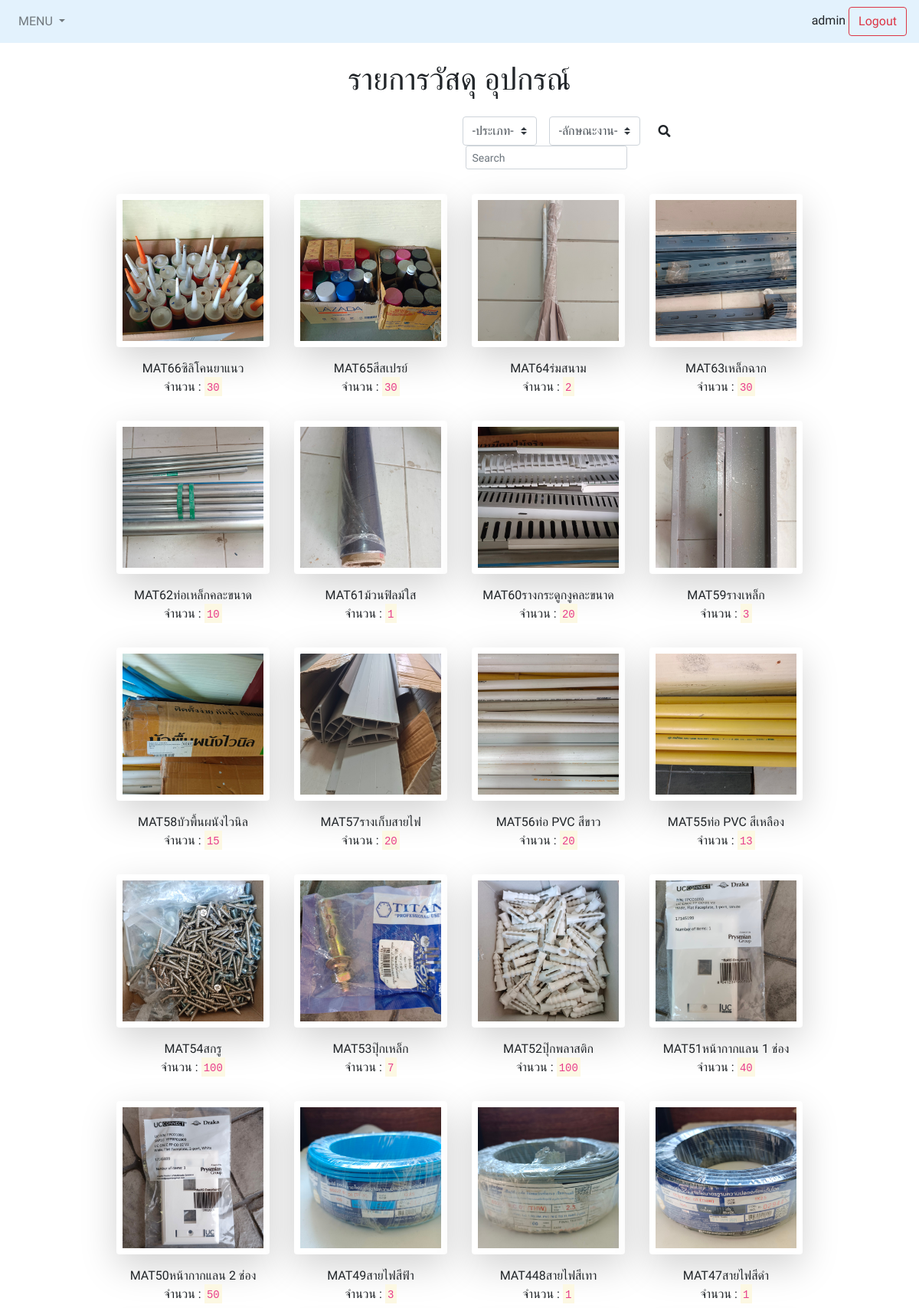
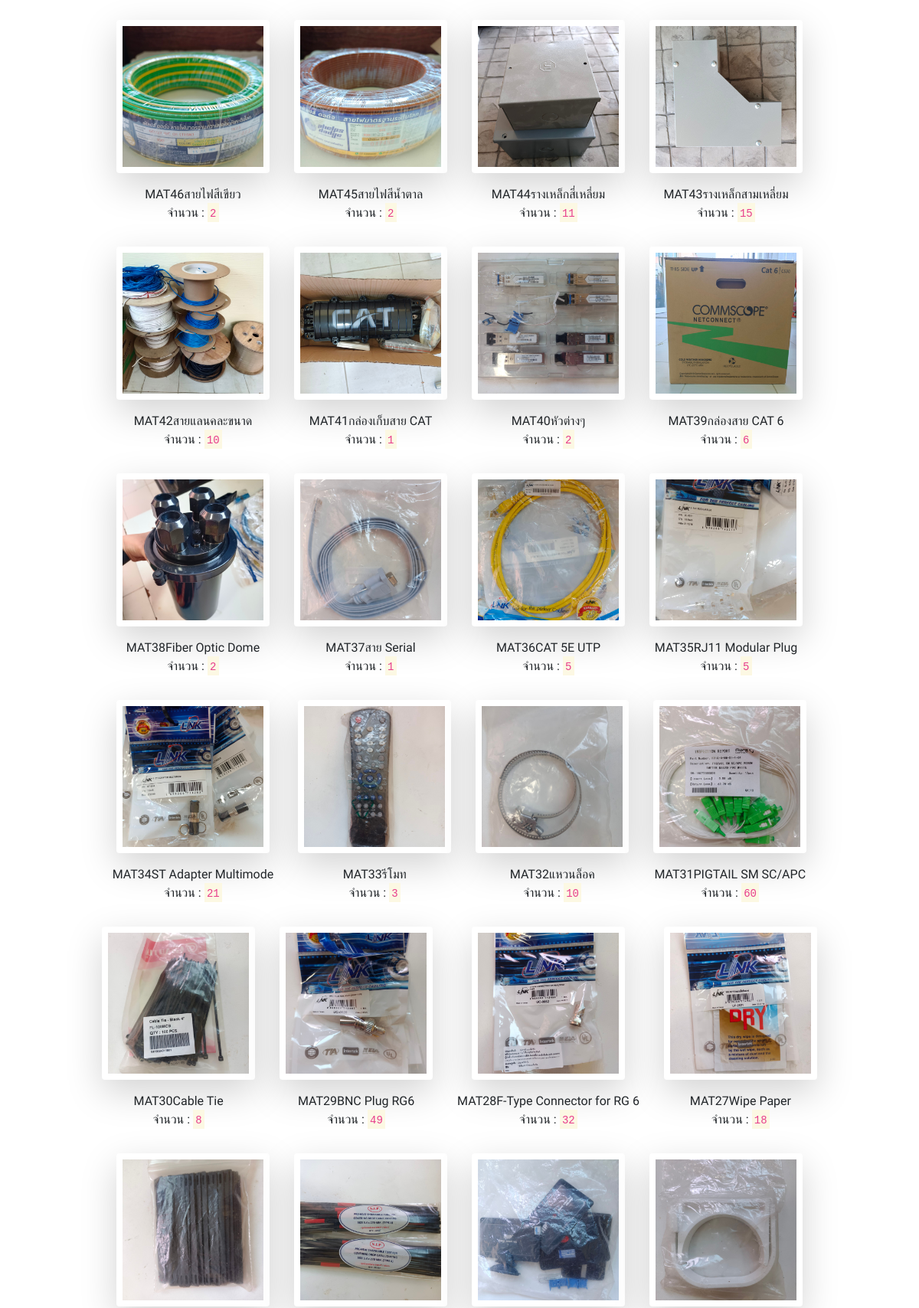
/main (signed in, upper part), run on the app's committed database (2 pictures, top to bottom).
### storage_tns_app/models.py (models this page shows, shortened)
class storage(models.Model):
    order = models.AutoField(auto_created=True, primary_key=True) #mat001 #tns001
    Masterkey = models.CharField(max_length=50,blank=True)
    Name = models.CharField(max_length=50,blank=True)
    Brand = models.CharField(max_length=50, blank=True)
    Type = models.CharField(max_length=50, blank=True)
    Category = models.CharField(max_length=50, blank=True)
    Amount = models.IntegerField()
    Picture = models.ImageField(upload_to='storage', blank=True)

### storage_tns_app/views.py (the view)
# urls.py: re_path(r'^main$',main,name='main'),
def main(request):
    user = request.session.get('user')
    if(user == None):
        return redirect('login')
    searchBox = storage.objects.all()
    categorySearch = categoryDB.objects.all()
    typeSearch = typeDB.objects.all()
    if request.method == 'POST':
        keyword = request.POST.get('keyword')
        type = request.POST.get('type')
        category = request.POST.get('category')
        items = storage.objects.filter(Name__contains = keyword , Type__contains = type , Category__contains = category)
        return render(request, 'main.html',{'user':user,'storage':items,'keyword':keyword,'searchBox':searchBox ,'type':type,'category':category,'categorySearch':categorySearch,'typeSearch':typeSearch})
    else:
        items = reversed(storage.objects.all())
    return render(request, 'main.html',{'user':user,'storage':items,'searchBox':searchBox,'categorySearch':categorySearch,'typeSearch':typeSearch})

### Templates/main.html (shortened to what this page needs)
{% extends "base.html" %}
{% block content %}
{% load static %}
</head>
  <body>
    <nav class="navbar navbar-expand-lg navbar-light d-flex sticky-top" style="background-color: #e3f2fd;">
      <div class="mr-auto">
      <ul class="navbar-nav">
        <li class="nav-item dropdown">
          <a class="nav-link dropdown-toggle" href="#" id="navbardrop" data-toggle="dropdown">
            MENU
          </a>
        </li>
      </ul>
    </div>
        <div class="p2">{{ user }}
        <a href="{% url 'logout' %}" class="btn btn-outline-danger my-2 my-sm-0">Logout</a>
      </div>
    </nav>
    <br>
      <center><h1>รายการวัสดุ อุปกรณ์</h1></center>
      <div class="row p-3 mr-2">
        <div class="col-sm-6"></div>
        <div class="col-sm-5">
          <form class="form-inline" Action="main" method="POST" name="search" id="search">
            <select name="type" class="custom-select mr-3" onchange="this.form.submit()">
              <option value="" {% if type == '' %}selected{% endif %}>-ประเภท-</option>
            </select>
            <select name="category" class="custom-select mr-3" onchange="this.form.submit()">
              <option value="" {% if category == '' %}selected{% endif %}>-ลักษณะงาน-</option>
            </select>
              <i class="fas fa-search ml-2" aria-hidden="true"></i>
              <input class="form-control form-control-sm ml-1 w-70" type="text" list="items" placeholder="Search" aria-label="Search" id="keyword" name="keyword" value ="{{ keyword }}">
          </form>
        </div>
      </div>
      <div class="container">
        <div class="d-flex align-content-start justify-content-center flex-wrap">
          {% for item in storage %}
          <div class="p-3 text-center">
            <a href="product?id={{ item.order }}" target="_blank">
            <img src="static/media/{{ item.Picture }}" class="mx-auto d-block shadow-lg p-2 mb-3 bg-white rounded" width="200" height="200" alt="{{ item.Picture }}"></a>
            <div>{{ item.Masterkey }}{{ item.Name }}</div>
            จำนวน : <mark><code>{{ item.Amount }}</code></mark>
          </div>
          {% endfor %}
        </div>
      </div>
  </body>
{% endblock content %}

### Templates/base.html (style rules this page uses)
body { font-family: 'Prompt', sans-serif; }

### data on the page
storage: Picture (picture), Masterkey "MAT66", Name "ซิลิโคนยาแนว", Amount "30"
storage: Picture (picture), Masterkey "MAT65", Name "สีสเปรย์", Amount "30"
storage: Picture (picture), Masterkey "MAT64", Name "ร่มสนาม", Amount "2"
storage: Picture (picture), Masterkey "MAT63", Name "เหล็กฉาก", Amount "30"
storage: Picture (picture), Masterkey "MAT62", Name "ท่อเหล็กคละขนาด", Amount "10"
storage: Picture (picture), Masterkey "MAT61", Name "ม้วนฟิลม์ใส", Amount "1"
storage: Picture (picture), Masterkey "MAT60", Name "รางกระดูกงูคละขนาด", Amount "20"
storage: Picture (picture), Masterkey "MAT59", Name "รางเหล็ก", Amount "3"
storage: Picture (picture), Masterkey "MAT58", Name "บัวพื้นผนังไวนิล", Amount "15"
storage: Picture (picture), Masterkey "MAT57", Name "รางเก็บสายไฟ", Amount "20"
storage: Picture (picture), Masterkey "MAT56", Name "ท่อ PVC สีขาว", Amount "20"
storage: Picture (picture), Masterkey "MAT55", Name "ท่อ PVC สีเหลือง", Amount "13"
storage: Picture (picture), Masterkey "MAT54", Name "สกรู", Amount "100"
storage: Picture (picture), Masterkey "MAT53", Name "ปุ๊กเหล็ก", Amount "7"
storage: Picture (picture), Masterkey "MAT52", Name "ปุ๊กพลาสติก", Amount "100"
storage: Picture (picture), Masterkey "MAT51", Name "หน้ากากแลน 1 ช่อง", Amount "40"
storage: Picture (picture), Masterkey "MAT50", Name "หน้ากากแลน 2 ช่อง", Amount "50"
storage: Picture (picture), Masterkey "MAT49", Name "สายไฟสีฟ้า", Amount "3"
storage: Picture (picture), Masterkey "MAT448", Name "สายไฟสีเทา", Amount "1"
storage: Picture (picture), Masterkey "MAT47", Name "สายไฟสีดำ", Amount "1"
storage: Picture (picture), Masterkey "MAT46", Name "สายไฟสีเขียว", Amount "2"
storage: Picture (picture), Masterkey "MAT45", Name "สายไฟสีน้ำตาล", Amount "2"
storage: Picture (picture), Masterkey "MAT44", Name "รางเหล็กสี่เหลี่ยม", Amount "11"
storage: Picture (picture), Masterkey "MAT43", Name "รางเหล็กสามเหลี่ยม", Amount "15"
storage: Picture (picture), Masterkey "MAT42", Name "สายแลนคละขนาด", Amount "10"
storage: Picture (picture), Masterkey "MAT41", Name "กล่องเก็บสาย CAT", Amount "1"
storage: Picture (picture), Masterkey "MAT40", Name "หัวต่างๆ", Amount "2"
storage: Picture (picture), Masterkey "MAT39", Name "กล่องสาย CAT 6", Amount "6"
storage: Picture (picture), Masterkey "MAT38", Name "Fiber Optic Dome", Amount "2"
storage: Picture (picture), Masterkey "MAT37", Name "สาย Serial", Amount "1"
storage: Picture (picture), Masterkey "MAT36", Name "CAT 5E UTP", Amount "5"
storage: Picture (picture), Masterkey "MAT35", Name "RJ11 Modular Plug", Amount "5"
storage: Picture (picture), Masterkey "MAT34", Name "ST Adapter Multimode", Amount "21"
storage: Picture (picture), Masterkey "MAT33", Name "รีโมท", Amount "3"
storage: Picture (picture), Masterkey "MAT32", Name "แหวนล็อค", Amount "10"
storage: Picture (picture), Masterkey "MAT31", Name "PIGTAIL SM SC/APC", Amount "60"
storage: Picture (picture), Masterkey "MAT30", Name "Cable Tie", Amount "8"
storage: Picture (picture), Masterkey "MAT29", Name "BNC Plug RG6", Amount "49"
storage: Picture (picture), Masterkey "MAT28", Name "F-Type Connector for RG 6", Amount "32"
storage: Picture (picture), Masterkey "MAT27", Name "Wipe Paper", Amount "18"
storage: Picture (picture)
storage: Picture (picture)
storage: Picture (picture)
storage: Picture (picture)

### other printed values
{{ user }} "admin"
